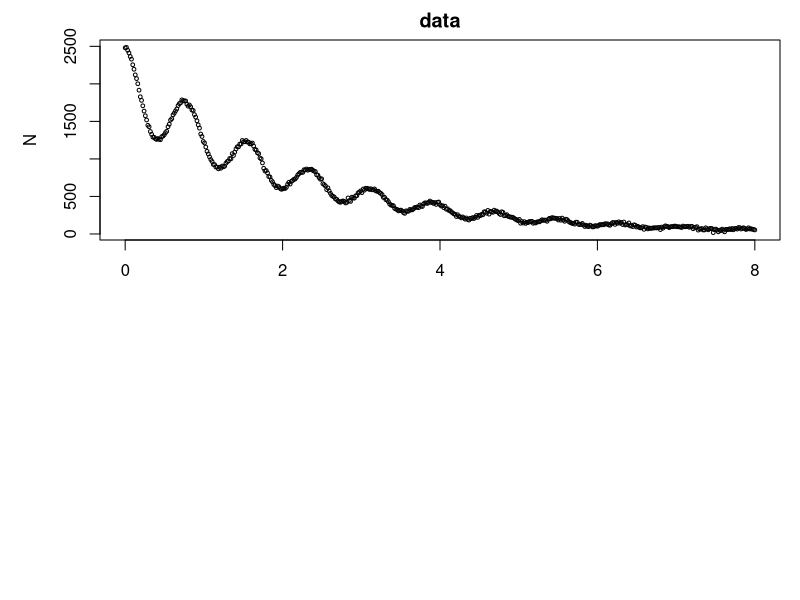

Source code (R): (Note: this script raises an error after producing the figure.)
## function to simulate data 
f <- function(TT, tau, N0, a, f0) {
    expr <- expression(N0*exp(-TT/tau)*(1 + a*cos(f0*TT)))
    eval(expr)
}

## helper function for an analytical gradient 
j <- function(TT, tau, N0, a, f0) {
    expr <- expression(N0*exp(-TT/tau)*(1 + a*cos(f0*TT)))
    c(eval(D(expr, "tau")), eval(D(expr, "N0" )),
      eval(D(expr, "a"  )), eval(D(expr, "f0" )))
}

## values over which to simulate data 
TT <- seq(0, 8, length=501)

## parameter values underlying simulated data  
p <- c(tau = 2.2, N0 = 1000, a = 0.25, f0 = 8)

## get data 
Ndet <- do.call("f", c(list(TT = TT), as.list(p)))
## with noise
N <- Ndet +  rnorm(length(Ndet), mean=Ndet, sd=.01*max(Ndet))

## plot the data to fit
par(mfrow=c(2,1), mar = c(3,5,2,1))  
plot(TT, N, bg = "black", cex = 0.5, main="data")

## define a residual function 
fcn     <- function(p, TT, N, fcall, jcall)
    (N - do.call("fcall", c(list(TT = TT), as.list(p))))

## define analytical expression for the gradient 
fcn.jac <- function(p, TT, N, fcall, jcall) 
    -do.call("jcall", c(list(TT = TT), as.list(p)))

## starting values 
guess <- c(tau = 2.2, N0 = 1500, a = 0.25, f0 = 10)

## to use an analytical expression for the gradient found in fcn.jac
## uncomment jac = fcn.jac
out <- nls.lm(par = guess, fn = fcn, jac = fcn.jac,
              fcall = f, jcall = j,
              TT = TT, N = N, control = nls.lm.control(nprint=1))

## get the fitted values 
N1 <- do.call("f", c(list(TT = TT), out$par))   

## add a blue line representing the fitting values to the plot of data 
lines(TT, N1, col="blue", lwd=2)

## add a plot of the log residual sum of squares as it is made to
## decrease each iteration; note that the RSS at the starting parameter
## values is also stored
plot(1:(out$niter+1), log(out$rsstrace), type="b",
main="log residual sum of squares vs. iteration number",
xlab="iteration", ylab="log residual sum of squares", pch=21,bg=2) 

## get information regarding standard errors
summary(out) 
